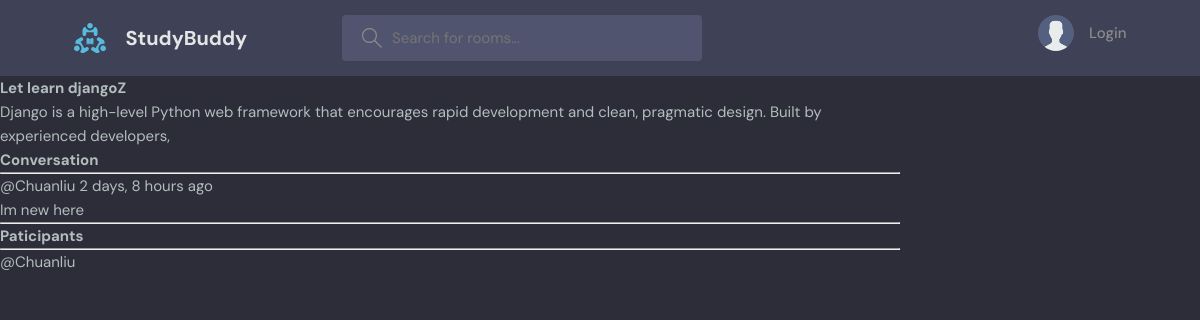
The page /room/1/ on the database its author committed.
### base/models.py (models this page shows, shortened)
class Room(models.Model):
    host = models.ForeignKey(User, on_delete=models.SET_NULL, null=True)
    topic = models.ForeignKey(Topic, on_delete=models.SET_NULL, null=True)
    name = models.CharField(max_length=200)
    description = models.TextField(null=True, blank=True)
    participants = models.ManyToManyField(User, related_name='paticapants',blank=True)
    updated = models.DateTimeField(auto_now=True) #auto_now updtae everytime
    created = models.DateTimeField(auto_now_add=True) #auto_now_add only create timestamp first creat
    class Meta:
        ordering = ['-updated','-created']

class Message(models.Model):
    user = models.ForeignKey(User, on_delete=models.CASCADE)
    room = models.ForeignKey(Room, on_delete=models.CASCADE)
    body = models.TextField()
    updated = models.DateTimeField(auto_now=True) #auto_now updtae everytime
    created = models.DateTimeField(auto_now_add=True) #auto_now_add only create timestamp first creat
    class Meta:
         ordering = ['-updated', '-created']

### base/views.py (the view, shortened to what this page needs)
# urls.py: path('room/<str:pk>/', views.room, name="room"),
def room(request, pk):
    room = Room.objects.get(id=pk)
    showMessages = room.message_set.all()
    paticapants = room.participants.all()
    context = {'room': room, 'showMessages':showMessages, 'paticapants':paticapants}
    return render(request, 'base/room.html', context)

### base/templates/base/room.html (shortened to what this page needs)
{% extends 'main.html' %}
{% block content %}
<div class="room-container">
     <div>
     <h1>{{room.name}}Z
     </h1>
     <p> {{room.description}}</p>
     <div class="connment-wrappper">
          <h3>Conversation</h3>
          <hr>
          {% for showMessage in showMessages %}
               <div>
                    <small>@{{showMessage.user}}  {{showMessage.created|timesince}} ago</small>
                    <p>{{showMessage.body}}</p>
                    <hr>
               </div>
          {% endfor%}
     </div>
     <div    div>
          <h3>Paticipants</h3>
          <hr>
          {% for participant in paticapants %}
               <dir>
                    <p>@{{participant.username}}</p>
               </dir>
          {% endfor %}
     </div>
</div>
{% endblock content %}

### static/styles/style.css (style rules this page uses)
:root { --color-main: #71c6dd; --color-main-light: #e1f6fb; --color-dark: #3f4156; --color-dark-medium: #51546e; --color-dark-light: #696d97; --color-light: #e5e5e5; --color-gray: #8b8b8b; --color-light-gray: #b2bdbd; --color-bg: #2d2d39; --color-success: #5dd693; --color-error: #fc4b0b; }
* { font-family: "DM Sans", -apple-system, BlinkMacSystemFont, "Segoe UI", Roboto, Oxygen, Ubuntu, Cantarell, "Open Sans", "Helvetica Neue", sans-serif; margin: 0; padding: 0; box-sizing: border-box; text-rendering: optimizeLegibility; font-size: inherit; }
html { font-size: 56.25%; }
@media only screen and (min-width: 1200px) { html { font-size: 62.5%; } }
body { line-height: 1.6; font-weight: 400; font-size: 1.5rem; color: var(--color-light-gray); background-color: var(--color-bg); min-height: 100vh; }

### base/templates/base/room.html (style rules this page uses)
.room-container { display: grid; grid-template-columns: 3fr 1fr; }

### rows shown on the page
Room: name "Let learn django", description "Django is a high-level Python web framework that encourages rapid development and clean, pragmatic design. Built by experienced developers,"
Message: user "Chuanliu", created "2 days, 8 hours", body "Im new here"

### other values the page prints
{{ participant.username }} "Chuanliu"
